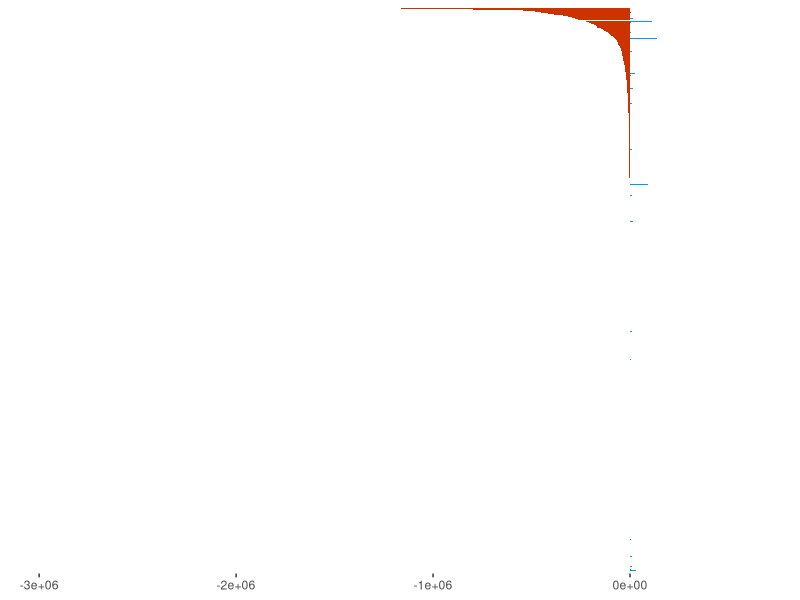
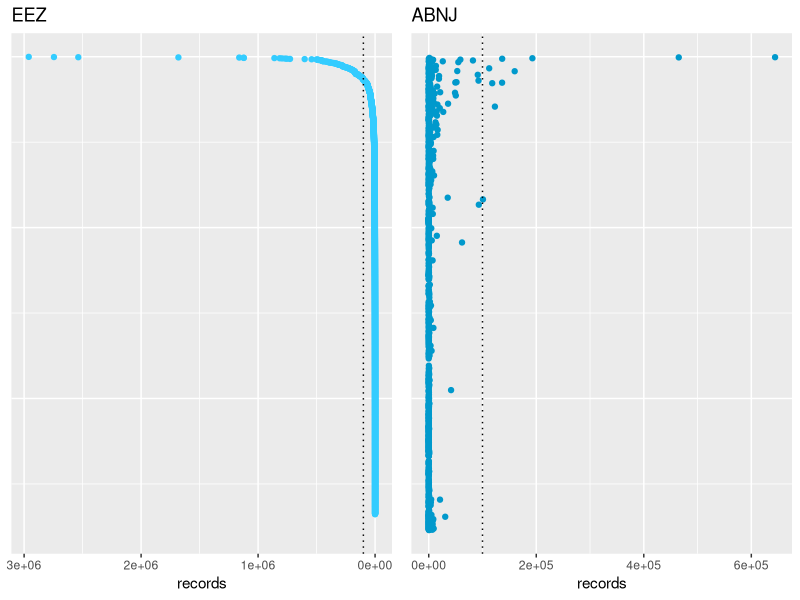

The R script that drew these images, in order:
library(ggplot2)
library(dplyr)
library(gridExtra)

datasets <- read.csv("datasets.csv")
datasets$n_eez <- datasets$n_all - datasets$n_abnj

# statistics

datasets %>% summarize(
  eez = sum(n_eez > 0),
  abnj = sum(n_abnj > 0),
  both = sum(n_abnj > 0 & n_eez > 0),
  total = n()
)

# plot

ggplot(datasets) +
  geom_bar(aes(x = reorder(dataset_id, n_eez), y = -n_eez), stat = "identity", fill = "#cc3300", width = 1) +
  geom_bar(aes(x = reorder(dataset_id, n_eez), y = n_abnj), stat = "identity", fill = "#0099ff", width = 1) +
  coord_flip() +
  theme(
    axis.title.y = element_blank(),
    axis.title.x = element_blank(),
    axis.text.y = element_blank(),
    axis.ticks.y = element_blank()
  )

# plot 2

datasets2 <- datasets %>% arrange(-n_eez) %>% mutate(n_eez = na_if(n_eez, 0), n_abnj = na_if(n_abnj, 0))

p1 <- ggplot(datasets2) +
  geom_point(aes(x = seq(1:nrow(datasets2)), y = n_eez), colour = "#33ccff") +
  coord_flip() +
  scale_x_continuous(trans = "reverse") +
  scale_y_continuous(trans = "reverse") +
  theme(
    axis.text.y = element_blank(),
    axis.title.y = element_blank(),
    axis.ticks.y = element_blank()
  ) + ggtitle("EEZ") + ylab("records") + geom_hline(yintercept = 100000, linetype="dotted")
p2 <- ggplot(datasets2) +
  geom_point(aes(x = seq(1:nrow(datasets2)), y = n_abnj), colour = "#0099cc") +
  coord_flip() +
  scale_x_continuous(trans = "reverse") +
  theme(
    axis.text.y = element_blank(),
    axis.title.y = element_blank(),
    axis.ticks.y = element_blank()
  ) + ggtitle("ABNJ") + ylab("records") + geom_hline(yintercept = 100000, linetype="dotted")
grid.arrange(p1, p2, nrow = 1)

